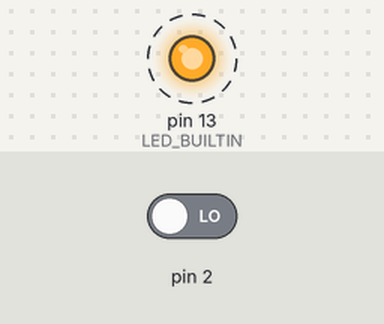
Bench run of a sketch on a simulated Arduino Uno, built with avr-gcc and run on an emulated ATmega328P. On the bench: output pins drawn as LEDs (lit = HIGH). Dashed ring = blinking. Inputs (shaded band) come from the test bench; at power-on: pin 2 LOW.

Above: at 1.25 s.
1.3 s: pin 2 driven HIGH
At 2.2 s:
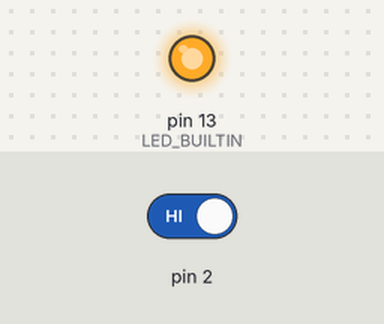
At 3.0 s:
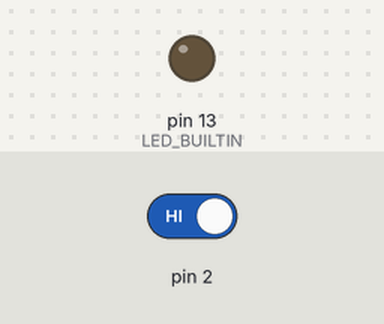
Timing chart, 0 to 10.3 s (numbered marks = the images above; inputs shaded):
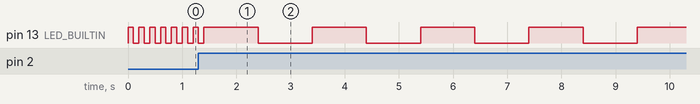

Measured:
- by itself, pin 13 (LED_BUILTIN): repeats every 2.0 s: HIGH 1.0 s, LOW 1.0 s

The sketch:

Button_LED_v.ino
```cpp
int delayValue=100;
void setup() {
  // put your setup code here, to run once:
  Serial.begin(9600);
  pinMode(LED_BUILTIN,OUTPUT);
  pinMode(2,INPUT);
}

void loop() {
  // put your main code here, to run repeatedly:
  int val=digitalRead(2);
  if(val==1){
    //digitalWrite(LED_BUILTIN, HIGH);
    delayValue=1000;
  }else{
    //digitalWrite(LED_BUILTIN, 0);
    delayValue=100;
  }
  digitalWrite(LED_BUILTIN, HIGH);
  delay(delayValue);
  digitalWrite(LED_BUILTIN, 0);
  delay(delayValue);

}
```
